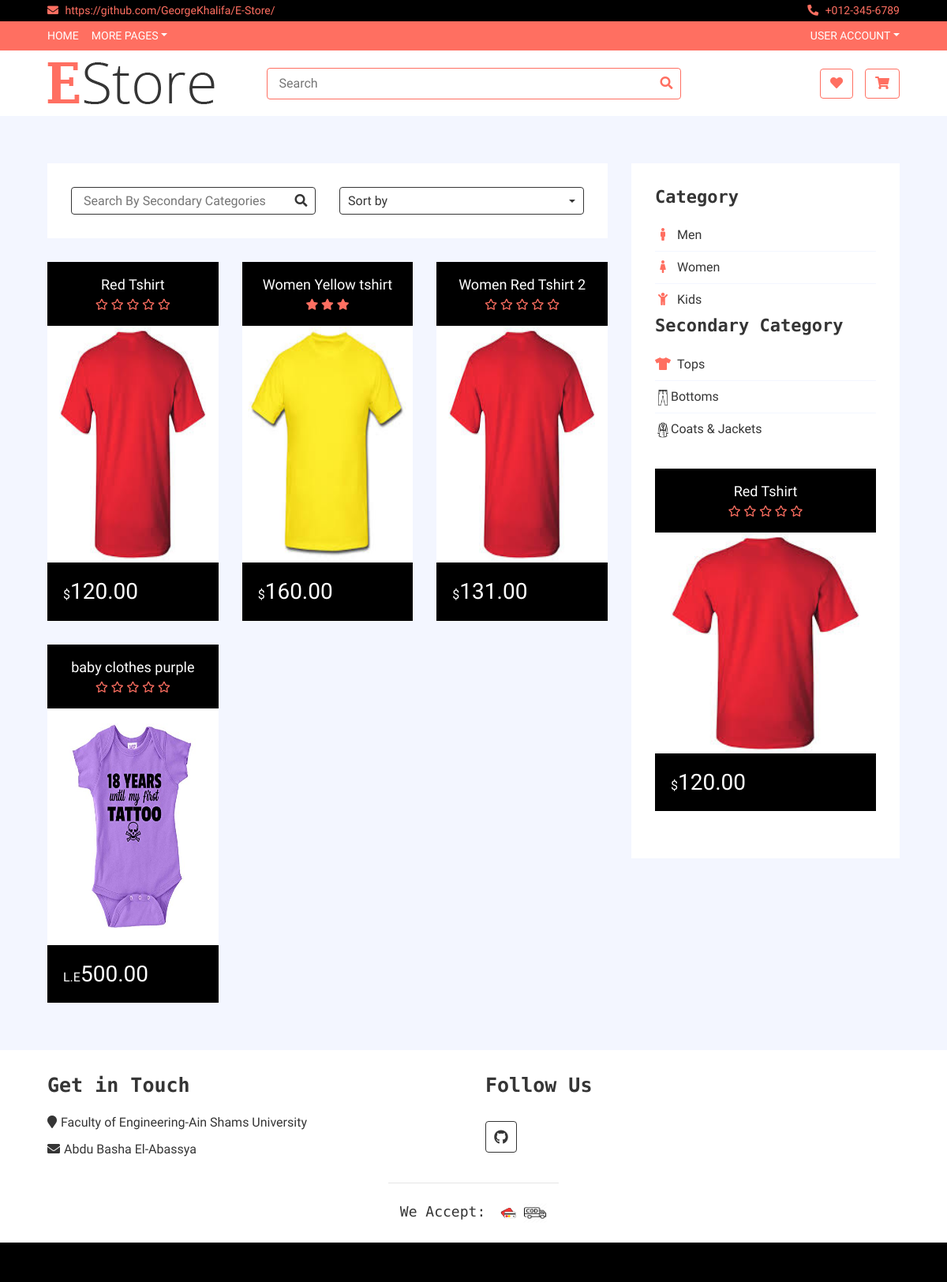
The page / on the database its author committed.
### App1/models.py (models this page shows)
class Product(models.Model):
    id = models.AutoField(primary_key=True)
    seller = models.ForeignKey(to = User,on_delete = models.CASCADE)
    name=models.CharField(max_length=20,default='')
    in_stock = models.PositiveIntegerField()
    currency =  models.CharField(default='$',choices=currency_choices,max_length=20)
    size = models.CharField(default='S',choices=size_choices,max_length=20)
    price = models.DecimalField(max_length = 13, decimal_places = 2, max_digits = 10) #product_price
    picture = models.ImageField(upload_to = 'product_picture/', default = 'null.png')
    main_category= models.CharField(default='Men',choices=main_category_choices,max_length=20)
    secondary_category=  models.CharField(default='Top',choices=secondary_choices,max_length=20)
    details=models.CharField(default='',max_length=1999)
    views = models.ManyToManyField(User,related_name='view',default=None,blank=True)
    favourites =models.ManyToManyField(User,related_name='favourite',default=None,blank=True)
    def get_average_rating(self):
        review = ProductReview.objects.filter(product = self)
        average = sum(int(rev.get_rating()) for rev in review)
        count = self.reviews.count()
        if count > 0:
            return round(average/count, 1)
        else:
            return 0

### App1/views.py (the view)
# urls.py: url(r'^$', views.recommendation_logic, name = 'index'),
def recommendation_logic(request):
    result = C.recommendation_logic_c(request)
    return result

### App1/context_processors.py (called while the page is built)
def add_variable_to_context(request):
    if(request.user.is_authenticated and not request.user.is_superuser):
        actual_user = UserInfo.objects.filter(user = request.user)[0]
        firstname = request.user.first_name
        lastname = request.user.last_name
        if actual_user.BuyerOrSeller == 'seller':
            sellerflag = True
        else:
            sellerflag = False
    else:
        sellerflag = False
        firstname = ""
        lastname = ""
    return {
        'sellerflag': sellerflag, 'firstname': firstname, 'lastname': lastname
    }

### App1/models.py (called while the page is built)
    def get_rating (self):
        return self.rating

### templates/App1/index.html (shortened to what this page needs)
<!DOCTYPE html>
{% load static %}
<html lang="en">
    <head>
        <link rel="stylesheet" href="http://netdna.bootstrapcdn.com/font-awesome/4.2.0/css/font-awesome.min.css">
        <link href="https://stackpath.bootstrapcdn.com/bootstrap/4.4.1/css/bootstrap.min.css" rel="stylesheet">
        <link href="https://cdnjs.cloudflare.com/ajax/libs/font-awesome/5.10.0/css/all.min.css" rel="stylesheet">
        <link href="{% static 'lib/slick/slick.css' %}" rel="stylesheet">
        <link href="{% static 'lib/slick/slick-theme.css' %}" rel="stylesheet">
        <link href="{% static 'css/style.css' %}" rel="stylesheet">
    </head>
    <body>
        <div class="top-bar">
            <div class="container-fluid">
                <div class="row">
                    <div class="col-sm-6">
                        <i class="fa fa-envelope"></i>
                        <a href="https://github.com/GeorgeKhalifa/E-Store/"> https://github.com/GeorgeKhalifa/E-Store/</a>
                    </div>
                    <div class="col-sm-6">
                        <i class="fa fa-phone-alt"></i>
                        +012-345-6789
                    </div>
                </div>
            </div>
        </div>
        <div class="nav">
            <div class="container-fluid">
                <nav class="navbar navbar-expand-md bg-dark navbar-dark">
                    <div class="collapse navbar-collapse justify-content-between" id="navbarCollapse">
                        <div class="navbar-nav mr-auto">
                            <a href="{% url 'index' %}" class="nav-item nav-link">Home</a>
                            <div class="nav-item dropdown">
                                <a href="#" class="nav-link dropdown-toggle" data-toggle="dropdown">More Pages</a>
                            </div>
                        </div>
                        <div class="navbar-nav ml-auto">
                            <div class="nav-item dropdown">
                                {% if user.is_authenticated %}
                                <a href="#" class="nav-link dropdown-toggle" data-toggle="dropdown">{{firstname}} {{lastname}}</a>
                                {% else %}
                                <a href="#" class="nav-link dropdown-toggle" data-toggle="dropdown">User Account</a>
                                {% endif %}
                            </div>
                        </div>
                    </div>
                </nav>
            </div>
        </div>
        <div class="bottom-bar">
            <div class="container-fluid">
                <div class="row align-items-center">
                    <div class="col-md-3">
                        <div class="logo">
                            <a href="{%url 'index'%}">
                                <img src={% static 'img/logo.png' %} alt="Logo">
                            </a>
                        </div>
                    </div>
                    <div class="col-md-6">
                       <form action="{%url 'index'%}">
                        <div class="search">
                            <input type="text" placeholder="Search" name="search">
                            <button><i class="fa fa-search"></i></button>
                        </div>
                        </form>
                    </div>
                    <div class="col-md-3">
                        <div class="user">
                      {% if  request.user.is_authenticated and not sellerflag %}
                            <a href="{% url 'App1:favourite_list'%}" class="btn wishlist">
                                <i class="fa fa-heart"></i>
                                <span></span>
                            </a>
                            <a href="{% url 'App1:cart'%}" class="btn cart">
                                <i class="fa fa-shopping-cart"></i>
                                <span>({{total_number}})</span>
                            </a>
                            {% else %}
                             <a href="{% url 'App1:register'%}" class="btn wishlist">
                                <i class="fa fa-heart"></i>
                            </a>
                            <a href="{% url 'App1:register'%}" class="btn cart">
                                <i class="fa fa-shopping-cart"></i>
                            </a>
                            {% endif %}
                        </div>
                    </div>
                </div>
            </div>
        </div>
        <div class="product-view">
            <div class="container-fluid">
                <div class="row">
                    <div class="col-lg-8">
                        <div class="row">
                            <div class="col-md-12">
                                <div class="product-view-top">
                                    <div class="row">
                                        <div class="col-md-6">
                                             <form action="{%url 'index'%}">
                                            <div class="product-search">
                                                <input type="text" placeholder="Search By Secondary Categories" name="search2">
                                                <button><i class="fa fa-search"></i></button>
                                            </div>
                                            </form>
                                        </div>
                                        <div class="col-md-6">
                                            <div class="product-short">
                                                <div class="dropdown">
                                                    <div class="dropdown-toggle" data-toggle="dropdown">Sort by</div>
                                                </div>
                                            </div>
                                        </div>
                                    </div>
                                </div>
                            </div>
                            {% if products%}
                            {% for product in products %}
                            <div class="col-md-4">
                            <a href="{%url 'App1:product_details' product.id%}">
                                <div class="product-item">
                                    <div class="product-title">
                                        <a href="{%url 'App1:product_details' product.id%}">{{product.name}}</a>
                                        <div class="ratting">
                                         {% with ''|center:product.get_average_rating as range %}
                                          {% for _ in range %}
                                            <i class="fa fa-star"></i>
                                          {% endfor %}
                                         {% endwith %}
                                         {% if not product.get_average_rating %}
                                         <i class="far fa-star"></i>
                                         <i class="far fa-star"></i>
                                         <i class="far fa-star"></i>
                                         <i class="far fa-star"></i>
                                         <i class="far fa-star"></i>
                                         {% endif %}
                                        </div>
                                    </div>
                                    <div class="product-image">
                                        <a href="{%url 'App1:product_details' product.id%}">
                                            <img src="{{product.picture.url}}" alt="Product Image" height=300px>
                                        </a>
                                    </div>
                                    <div class="product-price">
                                        <h3><span>{{product.currency}}</span>{{product.price}}</h3>
                                    </div>
                                </div>
                            </div>
                            {% endfor %}
                            {% endif %}
                        </div>
                    </div>
                   <div class="col-lg-4 sidebar">
                        <div class="sidebar-widget category">
                            <h2 class="title">Category</h2>
                            <nav class="navbar bg-light">
                                <ul class="navbar-nav">
                                    <li class="nav-item">
                                        <a class="nav-link" href="{% url 'App1:index_category'%}"><i class="fa fa-male"></i>Men</a>
                                    </li>
                                    <li class="nav-item">
                                        <a class="nav-link" href="{% url 'App1:index_category1'%}"><i class="fa fa-female"></i>Women</a>
                                    </li>
                                    <li class="nav-item">
                                        <a class="nav-link" href="{% url 'App1:index_category2'%}"><i class="fa fa-child"></i>Kids</a>
                                    </li>
                                </ul>
                            </nav>
                            <h2 class="title">Secondary Category</h2>
                            <nav class="navbar bg-light">
                                <ul class="navbar-nav">
                                    <li class="nav-item">
                                        <a class="nav-link" href="{% url 'App1:index_category3'%}"><i class="fas fa-tshirt"></i>Tops</a>
                                    </li>
                                    <li class="nav-item">
                                        <a class="nav-link" href="{% url 'App1:index_category4'%}"> <img src={% static 'img/trousers.png' %} alt="trousers" height=20px width=20px></i>Bottoms</a>
                                    </li>
                                    <li class="nav-item">
                                        <a class="nav-link" href="{% url 'App1:index_category5'%}"><img src={% static 'img/coat.png' %} alt="Jacket" height=20px width=20px></i>Coats & Jackets</a>
                                    </li>
                                </ul>
                            </nav>
                        </div>
                         <div class="sidebar-widget widget-slider">
                            <div class="sidebar-slider normal-slider">
                             {% if products%}
                             {% for product in recommended_products %}
                                <div class="product-item">
                                    <div class="product-title">
                                        <a href="{%url 'App1:product_details' product.id%}" >{{product.name}}</a>
                                        <div class="ratting">
                                         {% if not product.get_average_rating %}
                                         <i class="far fa-star"></i>
                                         <i class="far fa-star"></i>
                                         <i class="far fa-star"></i>
                                         <i class="far fa-star"></i>
                                         <i class="far fa-star"></i>
                                         {% endif %}
                                        </div>
                                    </div>
                                    <div class="product-image">
                                        <ahref="{%url 'App1:product_details' product.id%}">
                                            <img src="{{product.picture.url}}" alt="Product Image">
                                    </div>
                                    <div class="product-price">
                                        <h3><span>{{product.currency}}</span>{{product.price}}</h3>
                                    </div>
                                </div>
                                {% endfor %}
                                 {% endif %}
                            </div>
                        </div>
                    </div>
                </div>
            </div>
        </div>
        <div class="footer">
            <div class="container-fluid">
                <div class="row">
                    <div class="col-lg-6 col-md-6">
                        <div class="footer-widget">
                            <h2>Get in Touch</h2>
                            <div class="contact-info">
                                <p><i class="fa fa-map-marker"></i>Faculty of Engineering-Ain Shams University</p>
                                <p><i class="fa fa-envelope"></i>Abdu Basha El-Abassya</p>
                            </div>
                        </div>
                    </div>
                    <div class="col-lg-6 col-md-6">
                        <div class="footer-widget">
                            <h2>Follow Us</h2>
                            <div class="contact-info">
                                <div class="social">
                                    <a href="https://github.com/GeorgeKhalifa/E-Store/"><i class="fab fa-github"></i></a>
                                </div>
                            </div>
                        </div>
                    </div>
                <div class="row payment align-items-center">
                    <div class="col-md-12">
                        <div class="payment-method">
                            <h2 style="text-align:center">We Accept:</h2>
                            <img src={% static 'img/creditcard.png' %} alt="Payment Method" height=30px width=30px />
                            <img src={% static 'img/cod.png' %} alt="Payment Method" height=30px width=30px />
                        </div>
                    </div>
                        </div>
                    </div>
                </div>
            </div>
        <div class="footer-bottom">
        </div>
    </body>
</html>

### rows shown on the page
Product: name "Red Tshirt", picture (picture), currency "$", price "120.00"
Product: name "Women Yellow tshirt", picture (picture), currency "$", price "160.00"
Product: name "Women Red Tshirt 2", picture (picture), currency "$", price "131.00"
Product: name "baby clothes purple", picture (picture), currency "L.E", price "500.00"
